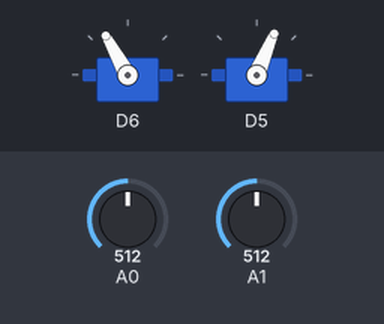
A sketch run on a simulated Arduino Uno R4 WiFi. Shown: 2 × servo. The test bench sets the inputs (shaded band); at power-on: A0 = 512, A1 = 512. Nothing arrives over Bluetooth unless stated; a phone connects over Bluetooth LE 3 s after start; what the sketch prints to the serial monitor is not drawn.

Above: at 1.2 s.
1.3 s: A0 set to 716
At 2.5 s:
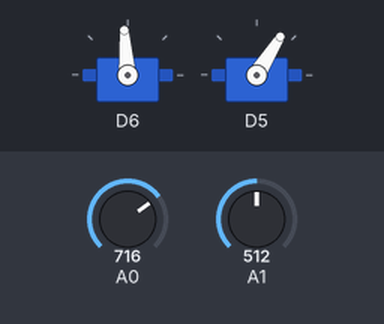
2.8 s: A1 set to 306
At 3.3 s:
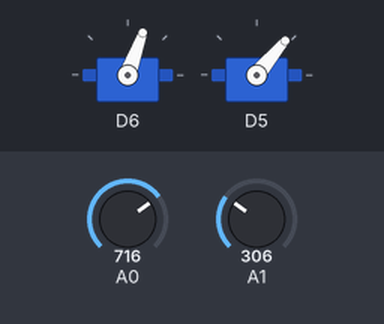
4.3 s: A1 set to 122
At 4.6 s:
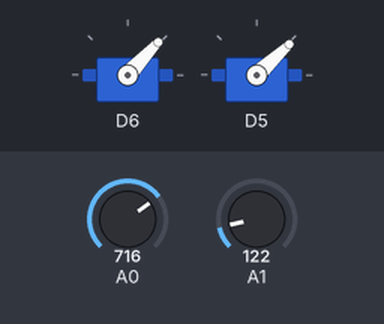
5.8 s: A1 set to 900
At 6.5 s:
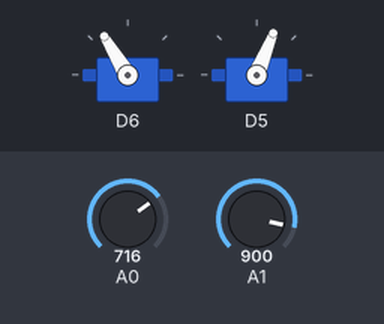
7.3 s: A0 set to 511
At 8.4 s:
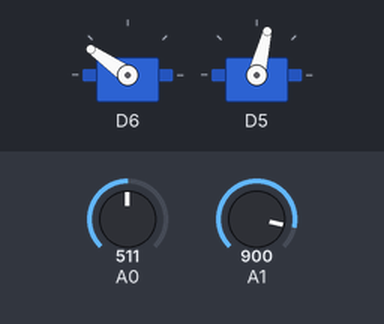
8.8 s: A0 set to 306
At 9.7 s:
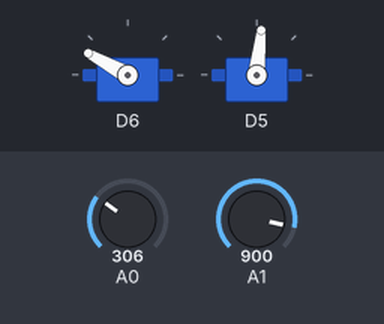
Timing chart, 0 to 11.3 s (numbered marks = the images above; inputs shaded):
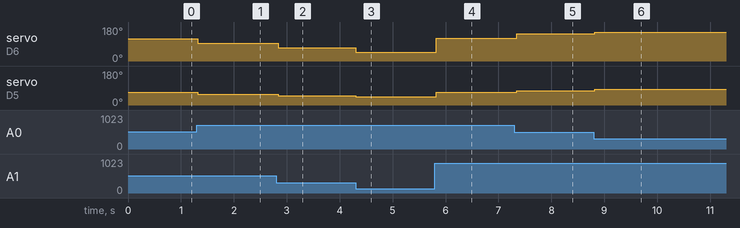

Measured:
- after the input at 1.3 s, servo on D6: 119° → 94° at once; servo on D5: 67° → 58° at once
- after the input at 2.8 s, servo on D6: 94° → 70° at once; servo on D5: 58° → 50° at once
- after the input at 4.3 s, servo on D6: 70° → 47° at once; servo on D5: 50° → 43° at once
- after the input at 5.8 s, servo on D6: 47° → 121° at once; servo on D5: 43° → 68° at once
- after the input at 7.3 s, servo on D6: 121° → 145° after 0.05 s; servo on D5: 68° → 76° after 0.05 s
- after the input at 8.8 s, servo on D6: 145° → 151° at once; servo on D5: 76° → 84° at once

The sketch:

potential_field_ble.ino
```cpp
/*
  potential_field_ble.ino  —  CHARACTERIZATION RIG with WIRELESS (BLE) LOGGING
  =============================================================================
  Same potential-field characterization rig as potential_field_standalone, but
  it also STREAMS the per-tick CSV log over BLE so trials can be captured
  wirelessly (no USB tether). Requires a BLE-capable board — UNO R4 WiFi.

  On the PC, run tools/pf_ble_logger.py to connect, receive the stream, and
  write it to a timestamped file. The robot RUNS with or without a receiver
  connected — BLE logging is opportunistic (skipped when no one's listening).

  Conventions unchanged from potential_field_standalone:
    +Y = FORWARD, +X = RIGHT; zone from x_m (lateral). See that sketch's header
    for the full CONFIG-field explanation.
  =============================================================================
*/

#include "CogProximity.h"
#include "CogLight.h"
#include "CogPotentialField.h"
#include <Servo.h>
#include "CogServo.h"
#include "CogBleLog.h"

// ============================ ROBOT CONFIG ==================================
// (Preserved from your current potential_field_standalone edits.)
#define TRIAL_LABEL "trial: IR·L pull@135 + IR·R pull@-45 (LDRs off)"

enum SensorType { SENSOR_IR, SENSOR_LDR };
enum PolicyTag  { POL_PUSH, POL_PULL };

struct SensorConfig {
    const char* id;
    SensorType  type;
    const char* pin;
    float       x_m;      // LATERAL (+right / -left) -> zone
    float       y_m;      // FORWARD (+front)
    float       angle;    // orientation, deg CCW from +Y (+left / -right)
    char        channel;
    PolicyTag   policy;
    float       gain;
};

SensorConfig CONFIG[] = {
    { "IR\xB7L",  SENSOR_IR,  "A0", -0.040f, 0.072f,  135.0f, 'W', POL_PULL, 1.0f },
    { "IR\xB7R",  SENSOR_IR,  "A1",  0.040f, 0.072f,  -45.0f, 'W', POL_PULL, 1.0f },
//    { "LDR\xB7R", SENSOR_LDR, "A2",  0.040f, 0.056f,  -90.0f, 'W', POL_PULL, 1.0f },
//    { "LDR\xB7L", SENSOR_LDR, "A3", -0.040f, 0.056f,   90.0f, 'W', POL_PULL, 1.0f },
};
const int NUM_SENSORS = sizeof(CONFIG) / sizeof(CONFIG[0]);

const float PLEG_SPACING_M = 0.008f;

// ---- Drivetrain + engine tuning ----
const int   LEFT_SERVO_CHANNEL  = 6;
const int   RIGHT_SERVO_CHANNEL = 5;
const int   BASE_SPEED   = 45;
const float FORWARD_GAIN = 0.6f;
const float TURN_GAIN    = 1.2f;
const int   TICK_MS      = 50;

// ---- BLE logging ----
#define BLE_DEVICE_NAME   "PAW-PField"
// Stream a log line every N control ticks (decoupled from the 50ms control
// loop). 1 = every tick (~20 Hz, may stress BLE). 4 = ~5 Hz (safer wireless).
const int   LOG_EVERY_N_TICKS = 4;
const bool  ALSO_SERIAL       = true;   // keep USB serial log too (harmless untethered)
// ===========================================================================

CogServo          drivetrain;
CogPotentialField field;
CogBleLog         blelog;

CogProximity* irByIndex[16]  = { nullptr };
CogLight*     ldrByIndex[16] = { nullptr };
unsigned long tickCount = 0;

char zoneOf(float x_m) {
    if (x_m >  PLEG_SPACING_M) return 'R';
    if (x_m < -PLEG_SPACING_M) return 'L';
    return 'C';
}

// Build the run-header lines (same info as the serial header) so a captured
// BLE log is self-describing. Sent both to Serial and over BLE at startup and
// again whenever a fresh receiver connects.
void emitHeader(bool toBle) {
    String h1 = String("# ") + TRIAL_LABEL;
    String h2 = "# convention: +Y=forward, +X=right; zone from x_m (lateral)";
    if (ALSO_SERIAL) { Serial.println(); Serial.println(h1); Serial.println(h2); }
    if (toBle) { blelog.send(h1); blelog.send(h2); }

    for (int i = 0; i < NUM_SENSORS; i++) {
        SensorConfig& c = CONFIG[i];
        char derived = zoneOf(c.x_m);
        String row = String("# ") + c.id + " type=" + (c.type==SENSOR_IR?"IR":"LDR")
                   + " pin=" + c.pin + " x_m=" + String(c.x_m,3) + " y_m=" + String(c.y_m,3)
                   + " ang=" + String(c.angle,0) + " ch=" + c.channel
                   + (c.policy==POL_PULL?" pull":" push") + " g=" + String(c.gain,1)
                   + "  zone(derived)=" + derived;
        const char* dot = strchr(c.id, '\xB7');
        if (dot && *(dot+1) && *(dot+1) != derived) row += "  <<< WARN: id zone != x_m zone";
        if (ALSO_SERIAL) Serial.println(row);
        if (toBle) blelog.send(row);
    }
    String tune = String("# base=") + BASE_SPEED + " fGain=" + String(FORWARD_GAIN,2)
                + " tGain=" + String(TURN_GAIN,2) + " tick_ms=" + TICK_MS
                + " log_every=" + LOG_EVERY_N_TICKS;
    if (ALSO_SERIAL) Serial.println(tune);
    if (toBle) blelog.send(tune);

    // CSV column header
    String cols = "tick";
    for (int i = 0; i < NUM_SENSORS; i++) cols += String(",") + CONFIG[i].id;
    cols += ",Vx,Vy,L,R";
    if (ALSO_SERIAL) Serial.println(cols);
    if (toBle) blelog.send(cols);
}

bool _bleWasConnected = false;

void setup() {
    Serial.begin(9600);
    drivetrain.begin(LEFT_SERVO_CHANNEL, RIGHT_SERVO_CHANNEL);

    for (int i = 0; i < NUM_SENSORS; i++) {
        SensorConfig& c = CONFIG[i];
        CogPotentialField::Policy pol =
            (c.policy == POL_PULL) ? CogPotentialField::Policy::Pull
                                   : CogPotentialField::Policy::Push;
        if (c.type == SENSOR_IR) {
            CogProximity* s = new CogProximity(c.pin);
            irByIndex[i] = s;
            field.addProximity(s, c.angle, c.gain, pol);
        } else {
            CogLight* s = new CogLight(c.pin);
            ldrByIndex[i] = s;
            field.addLight(s, c.angle, c.gain, pol);
        }
    }
    field.setBaseSpeed(BASE_SPEED);
    field.setDriveGains(FORWARD_GAIN, TURN_GAIN);

    blelog.begin(BLE_DEVICE_NAME);   // advertise; robot runs regardless

    emitHeader(false);               // serial header at boot
}

void loop() {
    blelog.poll();                   // service BLE

    // Header delivery over BLE is timing-sensitive: at the moment a central
    // first connects it may not have SUBSCRIBED to notifications yet, so a
    // single connect-edge send can be lost. So we (a) send on the connect edge
    // AND (b) re-send periodically, guaranteeing every capture gets a header
    // block within a few seconds regardless of when the receiver attached.
    bool nowConn = blelog.connected();
    bool justConnected = nowConn && !_bleWasConnected;
    _bleWasConnected = nowConn;

    static unsigned long lastHeaderMs = 0;
    if (nowConn && (justConnected || millis() - lastHeaderMs > 5000)) {
        emitHeader(true);
        lastHeaderMs = millis();
    }

    // --- control tick ---
    field.computeNetVector(nullptr, nullptr);
    int leftProp = 0, rightProp = 0;
    field.vectorToDifferential(&leftProp, &rightProp);
    drivetrain.driveProportional(leftProp, rightProp, TICK_MS / 1000.0f);

    // --- build the CSV line ---
    // Use peekData() (NOT getData()) so the logged reading is the EXACT sample
    // computeNetVector() just consumed this tick — not a fresh second ADC sample.
    // This keeps each row internally consistent: its readings are the ones that
    // produced its Vx/Vy/L/R. (getData() re-samples; peekData() returns cache.)
    String line = String(tickCount);
    for (int i = 0; i < NUM_SENSORS; i++) {
        line += ",";
        if (CONFIG[i].type == SENSOR_IR) line += String(irByIndex[i]->peekData());
        else                             line += String(ldrByIndex[i]->peekData());
    }
    line += String(",") + String(field.netVx(),3) + "," + String(field.netVy(),3)
          + "," + leftProp + "," + rightProp;

    if (ALSO_SERIAL) Serial.println(line);

    // Stream over BLE every N ticks (decoupled rate to stay within BLE comfort).
    if (nowConn && (tickCount % LOG_EVERY_N_TICKS == 0)) blelog.send(line);

    tickCount++;
}
```

CogAnaDigi.cpp
```cpp
#include "CogAnaDigi.h"

// Define the class String constants
const String CogAnaDigi::ANALOG  = "Analog";
const String CogAnaDigi::DIGITAL = "Digital";

CogAnaDigi::CogAnaDigi(const String& pinLabel) {
    initFromLabel(pinLabel);
    commonInit();
}

CogAnaDigi::CogAnaDigi(int pin)
: _sensorType(DIGITAL), _pin(pin), _rawData(0)  // default to DIGITAL for numeric constructor
{
    commonInit();
}

void CogAnaDigi::initFromLabel(const String& pinLabel) {
    // Detect presence of 'A' or 'a' anywhere in the label
    bool hasA = (pinLabel.indexOf('A') >= 0) || (pinLabel.indexOf('a') >= 0);
    if (hasA) {
        _sensorType = ANALOG;

        // Extract the digits after the first 'A'/'a'
        int aIdx = pinLabel.indexOf('A');
        if (aIdx < 0) aIdx = pinLabel.indexOf('a');

        String numPart = pinLabel.substring(aIdx + 1);
        numPart.trim();

        int analogIndex = numPart.toInt(); // e.g., "3" -> 3 for A3

        // Compute pin constant. On AVR/most cores A0..An are consecutive.
        // Using A0 + index keeps it portable across many boards.
        _pin = analogIndex;
    } else {
        _sensorType = DIGITAL;
        _pin = pinLabel.toInt(); // e.g., "13" -> 13
    }
}

void CogAnaDigi::commonInit() {
    pinMode(_pin, INPUT);
    _rawData = 0;
}

int CogAnaDigi::getRawData() {
    if (_sensorType == DIGITAL) {
        _rawData = digitalRead(_pin);
    } else {
        _rawData = analogRead(_pin);
    }
    return _rawData;
}

String CogAnaDigi::getSensorType(){
  return _sensorType;
}

int CogAnaDigi::getPin(){
  return _pin;
}
```

CogAnaDigi.h
```cpp
#ifndef COGANADIGI_H
#define COGANADIGI_H

#include <Arduino.h>

class CogAnaDigi {
public:
    // Class-string constants (values "Analog" and "Digital")
    static const String ANALOG;
    static const String DIGITAL;

    // Constructor that accepts a label like "A0" or "13".
    explicit CogAnaDigi(const String& pinLabel);

    // Constructor that accepts a numeric pin (assumed DIGITAL by default).
    explicit CogAnaDigi(int pin);

    // Read raw sensor data: digitalRead for DIGITAL, analogRead for ANALOG
    int getRawData();

    String getSensorType();

    int getPin();

private:
    String _sensorType; // "Analog" or "Digital"
    int    _pin;        // Arduino pin: e.g., A0 or 9
    int    _rawData;    // last raw reading

    // Helper: parse "A#" or "#" into a pin number and set _sensorType
    void initFromLabel(const String& pinLabel);

    // Common initializer after _pin/_sensorType are decided
    void commonInit();
};

#endif // COGANADIGI_H
```

CogBleLog.cpp
```cpp
#include "CogBleLog.h"

// Distinct UUIDs from the ethology robot's service (19B20000...) so a PC won't
// confuse the two. DATA characteristic is sized 128 bytes; actual delivered
// payload per notify is MTU-bounded (see header note).
static const char* PF_SERVICE_UUID = "19B21000-E8F2-537E-4F6C-D104768A1214";
static const char* PF_DATA_UUID    = "19B21002-E8F2-537E-4F6C-D104768A1214";

CogBleLog::CogBleLog()
: _service(PF_SERVICE_UUID),
  _dataChar(PF_DATA_UUID, BLERead | BLENotify, 128),
  _wasConnected(false) {}

bool CogBleLog::begin(const char* deviceName) {
    if (!BLE.begin()) {
        Serial.println("CogBleLog: BLE init failed");
        return false;
    }
    BLE.setLocalName(deviceName);
    BLE.setDeviceName(deviceName);
    BLE.setAdvertisedService(_service);
    _service.addCharacteristic(_dataChar);
    BLE.addService(_service);
    _dataChar.writeValue((const uint8_t*)"# ble-log ready\n", 16);
    BLE.advertise();
    Serial.print("CogBleLog: advertising as '");
    Serial.print(deviceName);
    Serial.println("'");
    return true;
}

void CogBleLog::poll() {
    // Mirror CogBluetooth's proven pattern: BLE.central() both services BLE
    // events and yields the connected central. We cache connection state so the
    // sketch can detect connect/disconnect edges.
    BLEDevice central = BLE.central();
    _wasConnected = (bool)central && central.connected();
}

bool CogBleLog::connected() const {
    return _wasConnected;
}

void CogBleLog::send(const String& line) {
    if (!_wasConnected) return;
    // Append newline so the host can split the stream into records.
    String out = line + "\n";
    int len = out.length();
    if (len > 128) len = 128;   // characteristic value cap
    _dataChar.writeValue((const uint8_t*)out.c_str(), len);
}
```

CogBleLog.h
```cpp
#ifndef COGBLELOG_H
#define COGBLELOG_H

/*
  CogBleLog.h
  -----------
  Lean BLE "data logger" for streaming text lines from the robot to a host
  (a PC running the pf_ble_logger.py receiver), so trials can be captured
  wirelessly instead of over a USB tether.

  This is intentionally MINIMAL — unlike CogBluetooth (which also receives
  commands and runs hierarchies), CogBleLog only does ONE thing: notify text
  lines out on a DATA characteristic. Same ArduinoBLE pattern the RE robot
  uses (proven on UNO R4 WiFi), same UUID scheme so the Python side is familiar.

  Usage in a sketch:
      CogBleLog blelog;
      void setup(){ ... blelog.begin("PAW-PField"); ... }
      void loop(){
          blelog.poll();                 // service BLE each tick
          ...
          if (blelog.connected()) blelog.send(csvLine);   // stream a line
      }

  BLE UUIDs (distinct service from the ethology robot so they don't collide):
    Service : 19B21000-E8F2-537E-4F6C-D104768A1214
    DATA    : 19B21002-E8F2-537E-4F6C-D104768A1214  (BLERead | BLENotify)

  NOTE on throughput: BLE notifications are MTU-limited. On Windows + bleak the
  negotiated MTU is usually large enough for a ~60-char line in one notify, but
  keep lines compact and DON'T stream every control tick — stream every few
  ticks (the sketch controls the rate). If lines are truncated on the host,
  either shorten them or lower the log rate.
*/

#include <Arduino.h>
#include <ArduinoBLE.h>

class CogBleLog {
public:
    CogBleLog();

    // Initialise BLE, advertise under deviceName. Call once in setup().
    // Returns false if BLE hardware is unavailable.
    bool begin(const char* deviceName = "PAW-PField");

    // Service BLE events. Call every loop() iteration.
    void poll();

    // True while a central (the PC receiver) is connected.
    bool connected() const;

    // Notify one text line to the host (if connected). A trailing '\n' is
    // added so the receiver can split a stream into lines.
    void send(const String& line);

private:
    BLEService              _service;
    BLECharacteristic       _dataChar;   // raw bytes, notify
    bool                    _wasConnected;
};

#endif // COGBLELOG_H
```

CogLight.cpp
```cpp
#include "CogLight.h"

// PAW_LIGHT_HIGH_IS_BRIGHT comes from here. It must be a header this file
// includes: CogLight.cpp is compiled on its own, so a #define in the sketch
// would never reach it.
#include "PAWConfig.h"

CogLight::CogLight(const String& pinLabel)
: CogAnaDigi(pinLabel), _pin(0), _rawData(0), _data(0)
{
    // Mirror the resolved pin like in CogProximity
    int aIdx = pinLabel.indexOf('A');
    if (aIdx < 0) aIdx = pinLabel.indexOf('a');
    String numPart = pinLabel.substring(aIdx + 1);
    numPart.trim();
    int analogIndex = numPart.toInt();
    _pin = analogIndex;
}

int CogLight::getRawData() {
    _rawData = CogAnaDigi::getRawData();
    return _rawData;
}

// Normalise to 0 = dark, 100 = bright, whichever way round the sensor reads.
// The direction is a property of the sensor, set in PAWConfig.h — every light
// behaviour depends on this output meaning the same thing on every robot.
int CogLight::getData() {
    int raw = getRawData();
#if PAW_LIGHT_HIGH_IS_BRIGHT
    _data = map(raw, 0, 1023, 0, 100);   // raw high = bright
#else
    _data = map(raw, 0, 1023, 100, 0);   // raw high = dark
#endif
    return _data;
}
```

CogLight.h
```cpp
#ifndef COGLIGHT_H
#define COGLIGHT_H

#include <Arduino.h>
#include "CogAnaDigi.h"

// Analog light sensor derived from CogAnaDigi.
//
// POLARITY — getData() always returns 0 = DARK, 100 = BRIGHT.
//
// Which end of the RAW range is bright is a property of the sensor, not of the
// behaviours, and is set once in PAWConfig.h via PAW_LIGHT_HIGH_IS_BRIGHT.
// Default 0 means raw rises in the DARK, which is the sensor every light
// behaviour in EthologyRobot was tuned against. Set it wrong and the gradient
// sign flips: approach_light flees the lamp and avoid_light chases it.
//
// Do NOT "fix" an apparent reversal by swapping approachLight() and
// avoidLight() or by re-deriving their motor pairs. Those were each got wrong
// twice by reasoning from the gradient sign, and are now correct.
//
// TO TELL WHICH SENSOR YOU HAVE: Serial.println(rightLight.getData()), then
// shine a torch at the right sensor. The number must go UP toward 100. If it
// goes down, flip PAW_LIGHT_HIGH_IS_BRIGHT.
//
// SIMULATOR PAIRING: engine/sensors/sensor_models.LightSensor must end up on
// this same convention, and it inverts its raw value ONCE to get there. Do not
// also invert here on the Python side — two inversions compose to the identity
// and silently change nothing, which cost a debugging round.
class CogLight : public CogAnaDigi {
public:
    // Require a labeled analog pin, e.g., "A0", "A3"
    explicit CogLight(const String& pinLabel);

    // Read raw sensor value via base class, mirror to subclass _rawData
    int getRawData();

    // Map raw [0..1023] to [0..100], 0 = dark and 100 = bright. Which end of
    // the raw range is bright depends on the sensor: PAW_LIGHT_HIGH_IS_BRIGHT
    // in PAWConfig.h.
    int getData();
    // Return the LAST value computed by getData() WITHOUT taking a new
    // sample. Use this when you need the exact reading a prior getData()
    // used (e.g. logging the same sample the control math consumed).
    int peekData() const { return _data; }

private:
    int _pin;      // mirrored pin reference
    int _rawData;  // last raw reading
    int _data;     // processed/normalized data
};

#endif // COGLIGHT_H
```

Source omitted: CogPotentialField.cpp (5644 bytes), CogPotentialField.h (4869 bytes), CogProximity.cpp (1079 bytes), CogProximity.h (1041 bytes), CogServo.cpp (4336 bytes), CogServo.h (5226 bytes), PAWConfig.h (4899 bytes)
